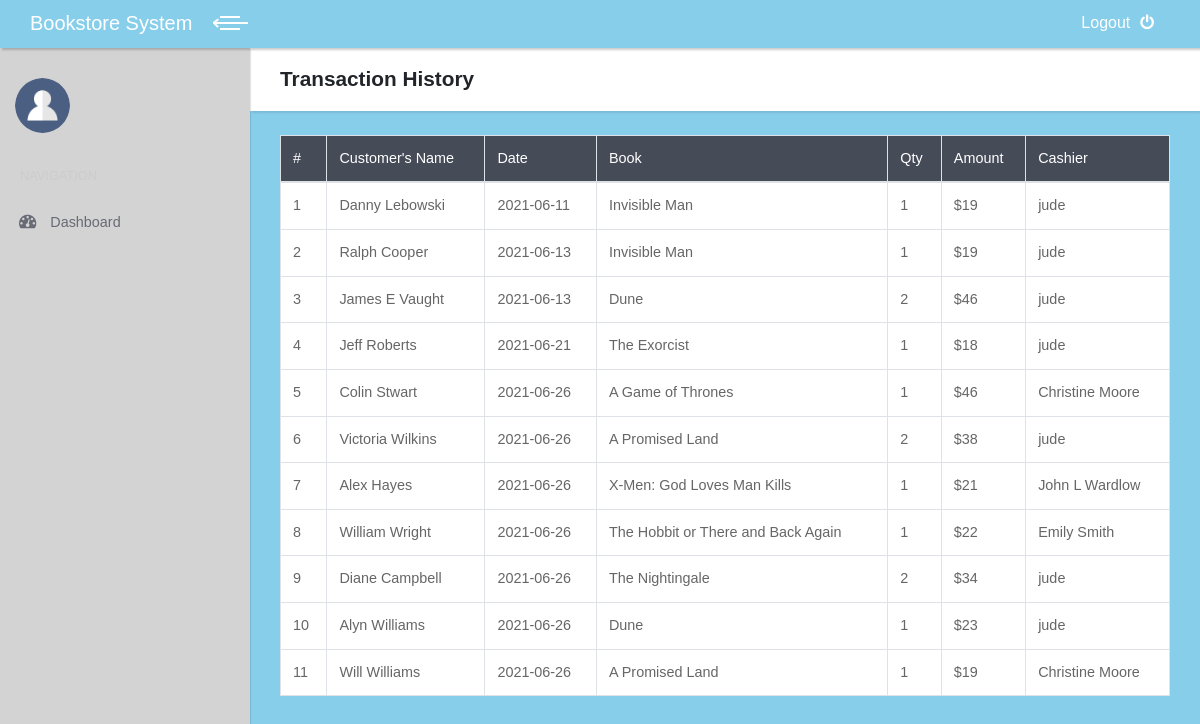
Screenshot of /index.php/riwayat with the database file from the repository.
### tables this page shows
CREATE TABLE `transaksi` (
  `kode_transaksi` int(11) NOT NULL,
  `kode_user` int(11) NOT NULL,
  `nama_pembeli` varchar(100) NOT NULL,
  `total` int(11) NOT NULL,
  `tgl` date NOT NULL,
  `bookname` varchar(255) NOT NULL,
  `book_qty` int(11) NOT NULL
);

CREATE TABLE `user` (
  `kode_user` int(11) NOT NULL,
  `nama_user` varchar(100) NOT NULL,
  `username` varchar(100) NOT NULL,
  `password` varchar(100) NOT NULL,
  `level` varchar(100) NOT NULL
);

### application/controllers/Riwayat.php (called while the page is built, shortened)
<?php
class Riwayat extends CI_Controller {
	public function __construct()
	{
		$this->load->model('M_Riwayat');
	}
	public function index()
	{
		$data['tampil_riwayat']=$this->M_Riwayat->tampil_riwayat();
		$data['konten']="v_riwayat";
		$this->load->view('template', $data, FALSE);
	}
}

### index.php (called while the page is built, shortened)
<?php
require_once BASEPATH.'core/CodeIgniter.php';

### application/models/M_Riwayat.php (called while the page is built, shortened)
<?php
class M_Riwayat extends CI_Model {
	public function tampil_riwayat()
	{
		return $this->db->join('user','user.kode_user = transaksi.kode_user')
						->get('transaksi')
						->result();
	}
}

### application/views/v_riwayat.php (the view)
<header class="page-header">
  <div class="container-fluid">
    <h2 class="no-margin-bottom">Transaction History</h2>
  </div>
</header>
<div class="container-fluid">
	<br>
	<div class="row">
		<div class="col-md-12">
			<table class="table table-hover table-bordered" id="example" ui-options=ui-options="{
		        &quot;paging&quot;: {
		          &quot;enabled&quot;: true
		        },
		        &quot;filtering&quot;: {
		          &quot;enabled&quot;: true
		        },
		        &quot;sorting&quot;: {
		          &quot;enabled&quot;: true
		        }}">
				<thead style="background-color: #464b58; color:white;">
					<tr>
						<td>#</td>
						<td>Customer's Name</td>
						<td>Date</td>
						<td>Book</td>
						<td>Qty</td>
						<td>Amount</td>
						<td>Cashier</td>
					</tr></thead>
					<tbody style="background-color: white;">
					<?php $no=0; foreach ($tampil_riwayat as $riwayat) : $no++;?>
					<tr>
						<td><?=$no?></td>
						<td><?=$riwayat->nama_pembeli?></td>
						<td><?=$riwayat->tgl?></td>
						<td><?=$riwayat->bookname?></td>
						<td><?=$riwayat->book_qty?></td>
						<td>$<?=number_format($riwayat->total)?></td>
						<td><?=$riwayat->nama_user?></td>
					</tr>
				<?php endforeach ?>
				</tbody>
			</table>
		</div>
	</div>
</div>

### assets/css/style.default.css (style rules this page uses)
body { overflow-x: hidden; }
.container-fluid { padding: 0 30px; }
header.page-header { padding: 20px 0; }
table { font-size: 0.9em; color: #666; }
.page-header { background: #fff; padding: 20px; -webkit-box-shadow: 2px 2px 2px rgba(0, 0, 0, 0.1); box-shadow: 2px 2px 2px rgba(0, 0, 0, 0.1); position: relative; z-index: 8; }
.no-margin-bottom { margin-bottom: 0 !important; }
body { font-family: "Poppins", sans-serif; font-size: 1rem; font-weight: 400; line-height: 1.5; color: #212529; background-color: #fff; }
h1, h2, h3, h4, h5, h6, .h1, .h2, .h3, .h4, .h5, .h6 { margin-bottom: 0.5rem; font-family: inherit; font-weight: 700; line-height: 1.1; color: inherit; }
h2, .h2 { font-size: 1.3rem; }

### rows the page displays
transaksi: nama_pembeli "Danny Lebowski", tgl "2021-06-11", bookname "Invisible Man", book_qty "1", total "19", kode_user.nama_user "jude"
transaksi: nama_pembeli "Ralph Cooper", tgl "2021-06-13", bookname "Invisible Man", book_qty "1", total "19", kode_user.nama_user "jude"
transaksi: nama_pembeli "James E Vaught", tgl "2021-06-13", bookname "Dune", book_qty "2", total "46", kode_user.nama_user "jude"
transaksi: nama_pembeli "Jeff Roberts", tgl "2021-06-21", bookname "The Exorcist", book_qty "1", total "18", kode_user.nama_user "jude"
transaksi: nama_pembeli "Colin Stwart", tgl "2021-06-26", bookname "A Game of Thrones", book_qty "1", total "46", kode_user.nama_user "Christine Moore"
transaksi: nama_pembeli "Victoria Wilkins", tgl "2021-06-26", bookname "A Promised Land", book_qty "2", total "38", kode_user.nama_user "jude"
transaksi: nama_pembeli "Alex Hayes", tgl "2021-06-26", bookname "X-Men: God Loves Man Kills", book_qty "1", total "21", kode_user.nama_user "John L Wardlow"
transaksi: nama_pembeli "William Wright", tgl "2021-06-26", bookname "The Hobbit or There and Back Again", book_qty "1", total "22", kode_user.nama_user "Emily Smith"
transaksi: nama_pembeli "Diane Campbell", tgl "2021-06-26", bookname "The Nightingale", book_qty "2", total "34", kode_user.nama_user "jude"
transaksi: nama_pembeli "Alyn Williams", tgl "2021-06-26", bookname "Dune", book_qty "1", total "23", kode_user.nama_user "jude"
transaksi: nama_pembeli "Will Williams", tgl "2021-06-26", bookname "A Promised Land", book_qty "1", total "19", kode_user.nama_user "Christine Moore"
